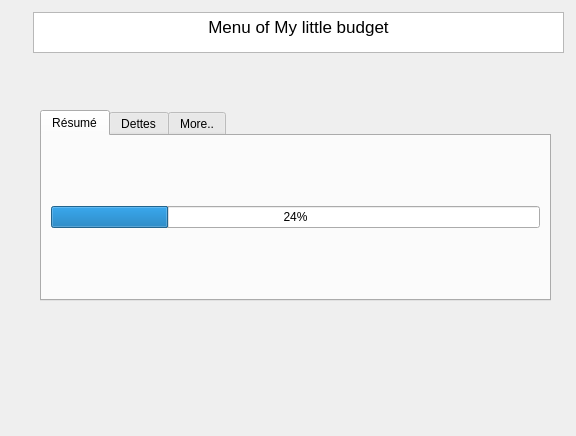
<?xml version="1.0" encoding="UTF-8"?>
<ui version="4.0">
 <class>Dialog</class>
 <widget class="QDialog" name="Dialog">
  <property name="geometry">
   <rect>
    <x>0</x>
    <y>0</y>
    <width>576</width>
    <height>436</height>
   </rect>
  </property>
  <property name="windowTitle">
   <string>Dialog</string>
  </property>
  <widget class="QTabWidget" name="tabWidget">
   <property name="geometry">
    <rect>
     <x>40</x>
     <y>110</y>
     <width>511</width>
     <height>191</height>
    </rect>
   </property>
   <property name="currentIndex">
    <number>0</number>
   </property>
   <widget class="QWidget" name="tab">
    <attribute name="title">
     <string>Résumé</string>
    </attribute>
    <layout class="QGridLayout" name="gridLayout">
     <item row="0" column="0">
      <widget class="QProgressBar" name="progressBar">
       <property name="value">
        <number>24</number>
       </property>
      </widget>
     </item>
    </layout>
   </widget>
   <widget class="QWidget" name="tab_2">
    <attribute name="title">
     <string>Dettes</string>
    </attribute>
    <layout class="QVBoxLayout" name="verticalLayout_2">
     <item>
      <widget class="QTimeEdit" name="timeEdit"/>
     </item>
    </layout>
   </widget>
   <widget class="QWidget" name="tab_3">
    <attribute name="title">
     <string>More..</string>
    </attribute>
    <layout class="QVBoxLayout" name="verticalLayout_3">
     <item>
      <widget class="QScrollBar" name="horizontalScrollBar">
       <property name="orientation">
        <enum>Qt::Horizontal</enum>
       </property>
      </widget>
     </item>
    </layout>
   </widget>
  </widget>
  <widget class="QTextEdit" name="textEdit">
   <property name="geometry">
    <rect>
     <x>33</x>
     <y>12</y>
     <width>531</width>
     <height>41</height>
    </rect>
   </property>
   <property name="html">
    <string>&lt;!DOCTYPE HTML PUBLIC &quot;-//W3C//DTD HTML 4.0//EN&quot; &quot;http://www.w3.org/TR/REC-html40/strict.dtd&quot;&gt;
&lt;html&gt;&lt;head&gt;&lt;meta name=&quot;qrichtext&quot; content=&quot;1&quot; /&gt;&lt;style type=&quot;text/css&quot;&gt;
p, li { white-space: pre-wrap; }
&lt;/style&gt;&lt;/head&gt;&lt;body style=&quot; font-family:'.Lucida Grande UI'; font-size:13pt; font-weight:400; font-style:normal;&quot;&gt;
&lt;p align=&quot;center&quot; style=&quot; margin-top:0px; margin-bottom:0px; margin-left:0px; margin-right:0px; -qt-block-indent:0; text-indent:0px;&quot;&gt;Menu of My little budget&lt;/p&gt;&lt;/body&gt;&lt;/html&gt;</string>
   </property>
  </widget>
 </widget>
 <resources/>
 <connections/>
</ui>
